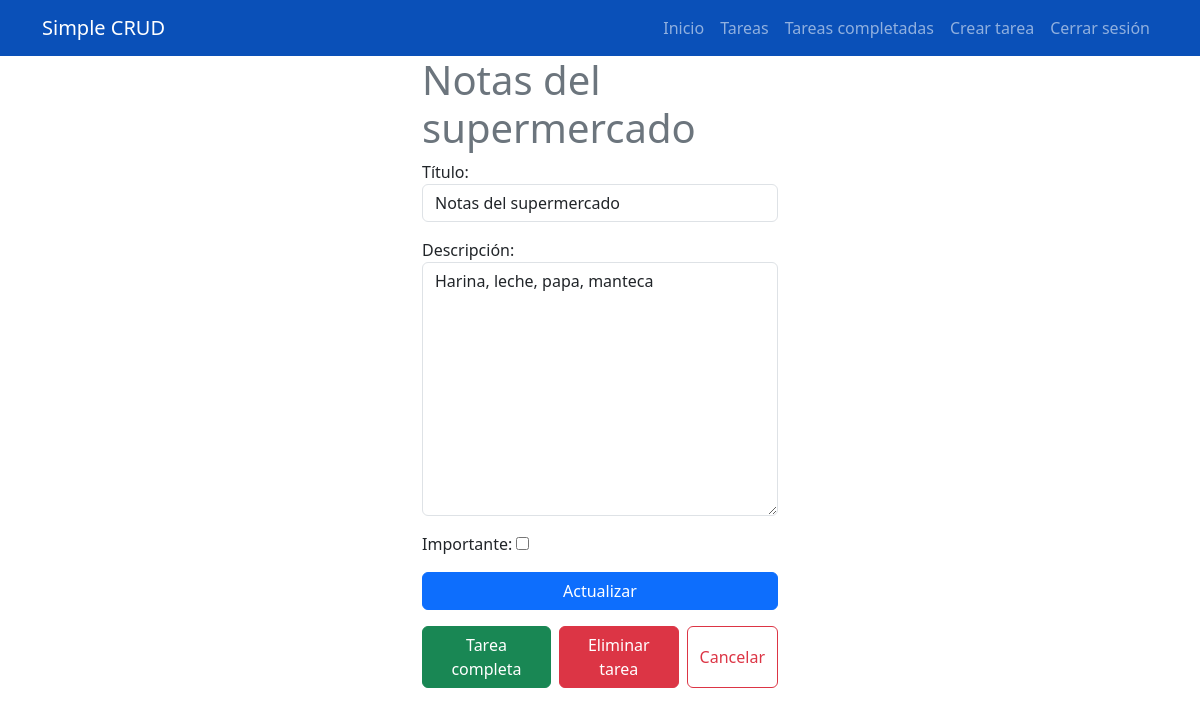
The page /tasks/8/ (signed in) on the database its author committed.
### tasks/models.py (models this page shows, shortened)
class Task(models.Model):
    title = models.CharField(max_length=100)
    description = models.TextField(blank=True)
    created = models.DateTimeField(auto_now_add=True)
    datecompleted = models.DateTimeField(null=True, blank=True)
    important = models.BooleanField(default=False)
    user = models.ForeignKey(User, on_delete=models.CASCADE)

### tasks/views.py (the view, shortened to what this page needs)
# urls.py: path('tasks/<int:task_id>/', views.task_detail, name='task_detail'),
@login_required
def task_detail(request, task_id):
    if request.method == 'GET':
        task = get_object_or_404(Task,pk=task_id, user=request.user )
        form = TaskForm(instance=task)
        return render(request, 'task_detail.html',{'task': task, 'form':form})

### tasks/forms.py
class TaskForm(forms.ModelForm):
    class Meta:
        model = Task
        fields = ['title', 'description', 'important']
        widgets = {
            'title': forms.TextInput(attrs={'class': 'form-control', 'placeholder': 'Ingrese un titulo'}),
            'description': forms.Textarea(attrs={'class': 'form-control' , 'placeholder': 'Descripcion de la tarea'}),
            'important': forms.CheckboxInput(attrs={'class': 'form-text-input m-auto'}),
        }
        labels = {
            'title': 'Título',
            'description': 'Descripción',
            'important': 'Importante'
        }

### tasks/templates/task_detail.html (shortened to what this page needs)
{% extends 'base.html' %}
{% block content %}
<main class="container">
    <div class="row">
        <div class="col-md-4 offset-md-4">
            <h1 class="text-secondary">{{task.title}}</h1>
                <form method="POST">
                    {{form.as_p}}
                    <button class="btn btn-primary w-100">
                        Actualizar
                    </button>
                </form>
                <div class="mt-3 d-flex gap-2">
                    <form action="{% url 'complete_task' task.id %}" method="POST">
                        <button type="submit" class="btn btn-success flex-fill">
                            Tarea completa
                        </button>
                    </form>
                    <form action="{% url 'delete_task' task.id %}" method="POST">
                        <button type="submit" class="btn btn-danger flex-fill">
                            Eliminar tarea
                        </button>
                    </form>
                    <button type="submit" class="btn btn-outline-danger flex-fill" onclick="history.back()">
                            Cancelar
                    </button>
                </div>
        </div>
    </div>
</main>
{% endblock %}

### rows shown on the page
Task: title "Notas del supermercado", description "Harina, leche, papa, manteca"
